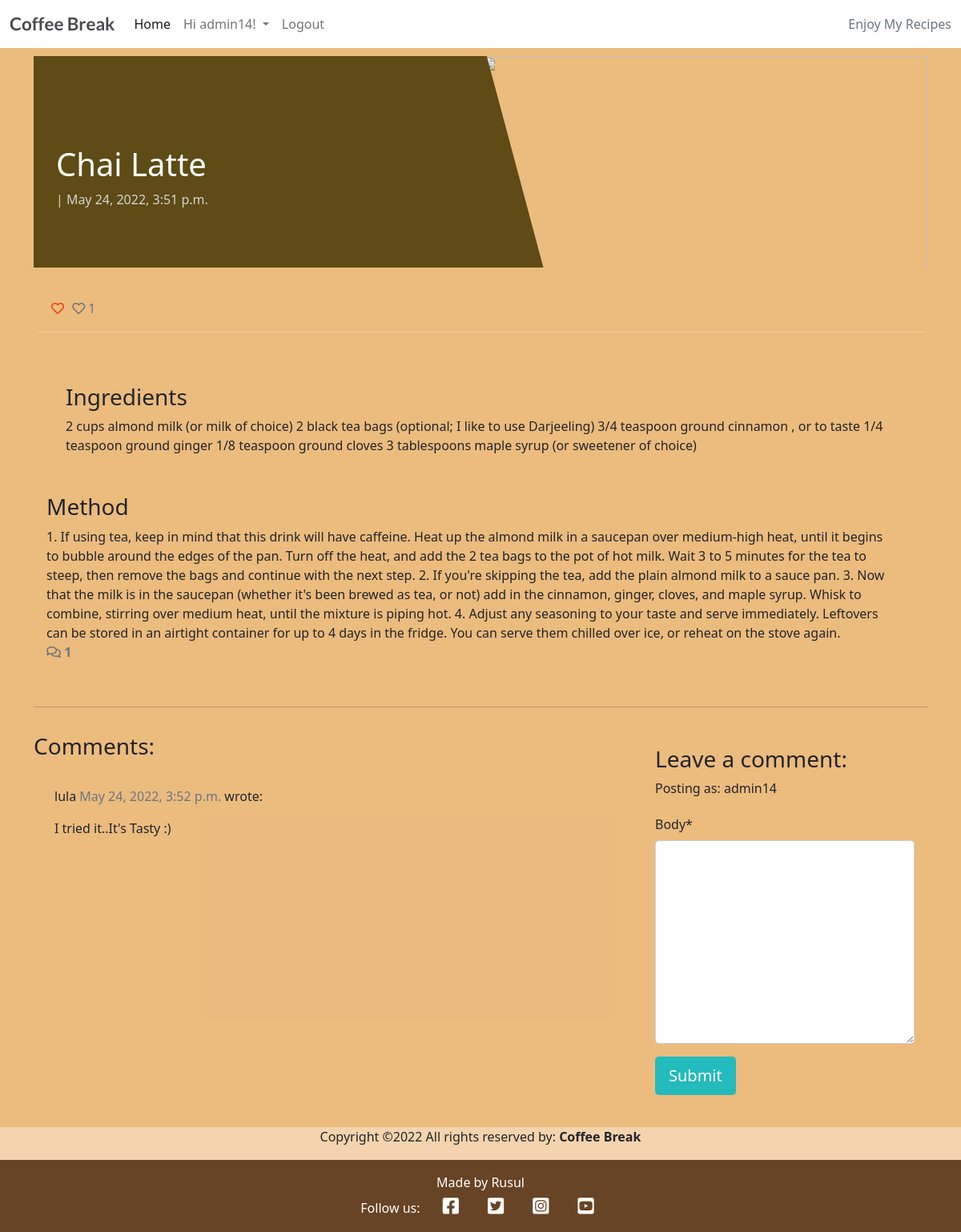
The page /chai-latte/ (signed in) on the database its author committed.
### coffeeblog/models.py (models this page shows, shortened)
class Post(models.Model):
    title = models.CharField(max_length=200, unique=True)
    slug = models.SlugField(max_length=200)
    author = models.ForeignKey(
        User, on_delete=models.CASCADE, related_name="blog_posts")
    updated_on = models.DateTimeField(auto_now=True)
    ingredients = models.TextField(default="")
    content = models.TextField(default="")
    time = models.IntegerField(default=0)
    featured_image = CloudinaryField('image', default='placeholder')
    excerpt = models.TextField(blank=True)
    created_on = models.DateTimeField(auto_now_add=True)
    status = models.IntegerField(choices=STATUS, default=0)
    likes = models.ManyToManyField(
        User, related_name='blogpost_likes', blank=True)
    class Meta:
        ordering = ['-created_on']
    def number_of_likes(self):
        return self.likes.count()

class Comment(models.Model):
    post = models.ForeignKey(
        Post, on_delete=models.CASCADE, related_name="comments")
    name = models.CharField(max_length=80)
    email = models.EmailField()
    body = models.TextField()
    created_on = models.DateTimeField(auto_now_add=True)
    approved = models.BooleanField(default=False)
    class Meta:
        ordering = ['created_on']

### coffeeblog/views.py (the view, shortened to what this page needs)
# urls.py: path('<slug:slug>/', views.PostDetail.as_view(), name='post_detail'),
class PostDetail(View):
    def get(self, request, slug, *args, **kwargs):
        queryset = Post.objects.filter(status=1)
        post = get_object_or_404(queryset, slug=slug)
        comments = post.comments.filter(approved=True).order_by("-created_on")
        liked = False
        if post.likes.filter(id=self.request.user.id).exists():
            liked = True
        return render(
            request,
            "post_detail.html",
            {
                "post": post,
                "comments": comments,
                "commented": False,
                "liked": liked,
                "comment_form": CommentForm()
            },
        )

### coffeeblog/forms.py
class CommentForm(forms.ModelForm):
    class Meta:
        model = Comment
        fields = ('body',)

### templates/post_detail.html (shortened to what this page needs)
{% extends 'base.html' %} {% block content %}
{% load crispy_forms_tags %}
<div class="masthead">
    <div class="container">
        <div class="row g-0">
            <div class="col-md-6 masthead-text">
                <h1 class="post-title">{{ post.title }}
                </h1>
                <p class="post-subtitle">{{ post_author }} | {{post.created_on}}</p>
            </div>
            <div class="d-none d-md-block col-md-6 masthead-image">
                {% if "placeholder" in post.featured_image.url %}
                <img src="https://www.torani.com/sites/default/files/recipes/illustration/GettyImages-1130315137%20%281%29-min.jpg" width="100%">
                {% else %}
                <img src="{{ post.featured_image.url }}" width="100%">
                {% endif %}
            </div>
        </div>
    </div>
</div>
<div class="container">
    <div class="row">
        <div class="col card mb-4  mt-3 left  top">
            <div class="card-body">
                <div class="row">
                    <div class="col-1">
                        <strong>
                            {% if user.is_authenticated %}
                            <form class="d-inline" action="{% url 'post_like' post.slug %}" method="POST">
                                {% if liked %}
                                <button type="submit" name="blogpost_id" value="{{post.slug}}" class="btn-like"><i
                                    class="fas fa-heart"></i></button>
                                {% else %}
                                <button type="submit" name="blogpost_id" value="{{post.slug}}" class="btn-like"><i
                                    class="far fa-heart"></i></button>
                                {% endif %}
                            </form>
                            {% else %}
                            <span class="text-secondary"><i class="far fa-heart"></i></span>
                            {% endif %}
                        </strong>
                        <span class="text-secondary"><i class="far fa-heart"></i> {{ post.number_of_likes }} </span>
                    </div>
                    <hr class="mx-auto mt-3 mb-3 text-light">
                    <div class="col mt-2 mb-3">
                    </div>
                    <div class="row mt-5">
                        <div class="col-12 text-dark">
                            <h3 class="black-text">Ingredients</h3>
                            {{ post.ingredients|safe }}
                        </div>
                    </div>
                    <div class="row mt-5">
                        <div class="col-12 text-dark">
                            <h3 class="black-text">Method</h3>
                            {{ post.content|safe }}
                        </div>
                    </div>
                    <div class="col-1">
                        {% with comments.count as total_comments %}
                        <strong class="text-secondary"><i class="far fa-comments"></i>
                        {{ total_comments }}</strong>
                        {% endwith %}
                    </div>
                </div>
            </div>
        </div>
    </div>
    <div class="row">
        <div class="col">
            <hr>
        </div>
    </div>
    <div class="row">
        <div class="col-md-8 card mb-4  mt-3 ">
            <h3>Comments:</h3>
            <div class="card-body">
                {% for comment in comments%}
                <div class="comments" style="padding: 10px;">
                    <p class="font-weight-bold">
                        {{ comment.name }}
                        <span class=" text-muted font-weight-normal">
                            {{ comment.created_on }}
                        </span> wrote:
                    </p>
                    {{ comment.body | linebreaks }}
                </div>
                {% endfor %}
            </div>
        </div>
        <div class="col-md-4 card mb-4  mt-3 ">
            {% if commented %}
            <div class="alert alert-success" role="alert">
                Your comment is being approved, please wait.
            </div>
            {% else %}
            <div class="card-body">
                {% if user.is_authenticated %}
                <h3>Leave a comment:</h3>
                <p>Posting as: {{ user.username }}</p>
                <form method="post" style="margin-top: 1.3em;">
                    {{comment_form | crispy }}
                    <button type="submit" class="btn btn-signup btn-lg">Submit</button>
                </form>
            {% endif %}
            {% endif %}
            </div>
        </div>
    </div>
</div>
{% endblock content %}

### templates/base.html (shortened to what this page needs)
{% load static %}
<!DOCTYPE html>
<html class="h-100">
<head>
    <link rel="stylesheet" href="https://cdnjs.cloudflare.com/ajax/libs/font-awesome/5.15.3/css/all.min.css">
    <link href="https://cdn.jsdelivr.net/npm/bootstrap@5.0.1/dist/css/bootstrap.min.css" rel="stylesheet"
>
    <link rel="stylesheet" href="{% static 'css/style.css' %}">
</head>
<body class="d-flex flex-column h-100 main-bg">
    <nav class="navbar navbar-expand-lg navbar-light bg-white">
        <div class="container-fluid">
            <a class="navbar-brand" href="{% url 'home' %}"><span class="brand">Coffee Break</span></a>
            <div class="collapse navbar-collapse" id="navbarText">
                <ul class="navbar-nav me-auto mb-2 mb-lg-0">
                    <li class="nav-item">
                        <a class="nav-link active" aria-current="page" href="{% url 'home' %}">Home</a>
                    </li>
                    {% if user.is_authenticated %}
                    <li class="nav-item dropdown nav-style">
                        <a class="nav-link dropdown-toggle welcome" href="#" id="navbarDropdown" role="button"
                            data-bs-toggle="dropdown" aria-expanded="false">
                            <span class="welcome-usr">Hi {{ user.username }}!</span>
                        </a>
                    <li class="nav-item">
                        <a class="nav-link" href="{% url 'account_logout' %}">Logout</a>
                    </li>
                    {% endif %}
                </ul>
                <span class="navbar-text text-muted">
                    Enjoy My Recipes
                </span>
            </div>
        </div>
    </nav>
    <main class="flex-shrink-0 main-bg">
        {% block content %}{% endblock content %}
    </main>
    <div class="row align-items-center">
        <div class="m-0 text-center text-white8">
            <p> Copyright &copy;2022 All rights reserved by:
                    <strong class="black-text">Coffee Break</strong>
                </p>
        </div>
    </div>
    <footer class="footer mt-auto py-3 dark-bg">
        <p class="m-0 text-center text-white">Made by Rusul</p>
        <p class="m-0 text-center text-white">Follow us: <a href="https://www.facebook.com" class="btn-floating btn-sm text-white"
            style="font-size: 23px;" aria-label="Social Link - Facebook" target="_blank"><i class="fab fa-facebook-square ms-3"></i></a>
            <a href="https://www.twitter.com" class="btn-floating btn-sm text-white"
            style="font-size: 23px;" aria-label="Social Link - Twitter" target="_blank"><i class="fab fa-twitter-square ms-3"></i></a>
            <a href="https://www.instagram.com" class="btn-floating btn-sm text-white"
            style="font-size: 23px;" aria-label="Social Link - Instagram" target="_blank"><i class="fab fa-instagram-square ms-3"></i></a>
            <a href="https://www.youtube.com" class="btn-floating btn-sm text-white"
            style="font-size: 23px;" aria-label="Social Link - YouTube" target="_blank"><i class="fab fa-youtube-square ms-3"></i></a></p>
    </footer>
</body>
</html>

### static/css/style.css (style rules this page uses)
body { background-color: #F9FAFC; background-repeat: no-repeat; }
.brand { font-family: Lato, sans-serif; font-size: 1.4rem; font-weight: 700; color: #4A4A4F; }
img { width: 100%; height: 30vw; object-fit: cover; }
.dark-bg { background-color: #674425; }
.main-bg { background-color: #e1943566; }
.card { border: none; background-color: transparent; }
.masthead { margin-top: 10px; overflow: hidden; position: relative; display: inline-block; height: 33vh; width: 100%; }
.masthead-text { background-color: #5e4b15; color: white; position: relative; }
.masthead-image { position: relative; overflow: hidden; }
.masthead-image:after { content: ""; position: absolute; top: 0; right: 90%; height: 100%; width: 150%; background: #5e4b15; -webkit-transform: skew(15deg); -moz-transform: skew(15deg); transform: skew(15deg); z-index: 100; }
.post-title { margin-top: 20%; margin-left: 5%; }
.post-subtitle { margin-left: 5%; color: lightgray; }
.btn-signup { background-color: #23BBBB; color: #fff; }
.btn-like { color: #E84610; border: none; background: transparent; }

### rows shown on the page
Post: title "Chai Latte", created_on "May 24, 2022, 3:51 p.m.", number_of_likes "1", ingredients "2 cups almond milk (or milk of choice) 2 black tea bags (optional; I like to use Darjeeling) 3/4 teaspoon ground cinnamon , or to taste 1/4 teaspoon ground ginger 1/8 teaspoon ground cloves 3 tablespoons maple syrup (or sweetener of choice)", content "1. If using tea, keep in mind that this drink will have caffeine. Heat up the almond milk in a saucepan over medium-high heat, until it begins to bubble around the edges of the pan. Turn off the heat, and add the 2 tea bags to the pot of hot milk. Wait 3 to 5 minutes for the tea to steep, then remove the bags and continue with the next step. 2. If you're skipping the tea, add the plain almond milk to a sauce pan. 3. Now that the milk is in the saucepan (whether it's been brewed as tea, or not) add in the cinnamon, ginger, cloves, and maple syrup. Whisk to combine, stirring over medium heat, until the mixture is piping hot. 4. Adjust any seasoning to your taste and serve immediately.…"
Comment: name "lula", created_on "May 24, 2022, 3:52 p.m.", body "I tried it..It's Tasty :)"

### other values the page prints
{{ user.username }} "admin14"
{{ total_comments }} "1"
